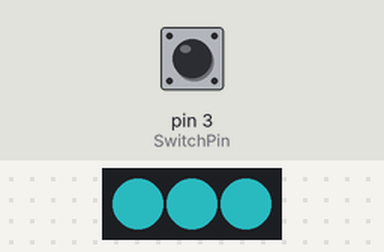
The sketch below on a simulated Arduino Nano, built with avr-gcc and run on an emulated ATmega328P. On the bench: 3 RGB LEDs in strip order, left to right. Inputs (shaded band) come from the test bench; at power-on: pin 3 (SwitchPin) HIGH. Dim RGB values are drawn brighter than linear; no radio packets arrive unless stated; what the sketch prints to the serial monitor is not drawn.

Above: at 1.2 s.
1.3 s: pin 3 (SwitchPin) pulled LOW for 3.2 s
At 1.7 s:
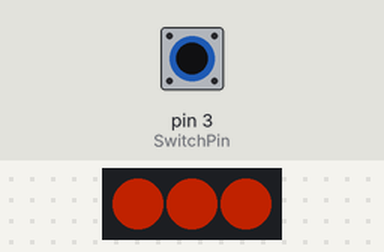
6.0 s: pin 3 (SwitchPin) pulled LOW for 0.15 s
At 6.6 s:
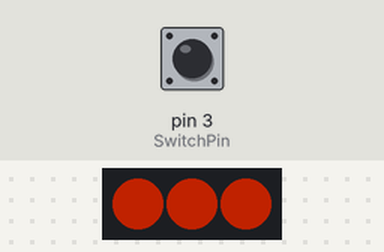
7.6 s: pin 3 (SwitchPin) pulled LOW for 1 s
At 8.9 s:
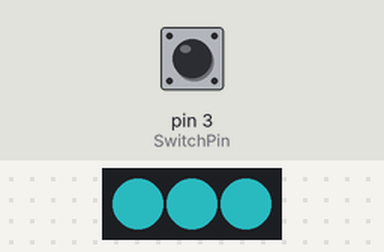
Timing chart, 0 to 10.6 s (numbered marks = the images above; inputs shaded):
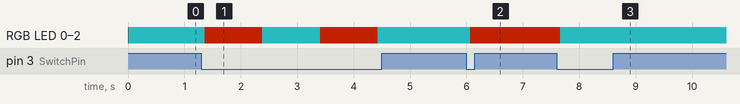

Measured:
- after the input at 1.3 s, RGB LED 0–2: alternates RGB(85, 15, 0) for 1.0 s and RGB(18, 82, 85) for 1.0 s, starting after 0.06 s
- after the input at 6.0 s, RGB LED 0–2: RGB(18, 82, 85) → RGB(85, 15, 0) after 0.06 s
- after the input at 7.6 s, RGB LED 0–2: RGB(85, 15, 0) → RGB(18, 82, 85) after 0.06 s

The sketch:

LK_sender.ino
```cpp
#include "nRF24L01.h" //NRF24L01 library created by TMRh20 https://github.com/TMRh20/RF24
#include "RF24.h"
#include "SPI.h"
#include "FastLED.h"

#define SwitchPin 3
#define helmPin 7
#define numHelmLeds 3

CRGB helmLeds[numHelmLeds];

int SentMessage[1] = {000}; // Used to store value before being sent through the NRF24L01

RF24 radio(9, 10); // NRF24L01 used SPI pins + Pin 9 and 10 on the NANO

const uint64_t pipe = 0xE6E6E6E6E6E6; // Needs to be the same for communicating between 2 NRF24L01

//colours
uint8_t blue[3] = {54, 245, 255};
uint8_t orange[3] = {255, 45, 0};
uint8_t noColour[3] = {0, 0, 0};

bool buttonColour = false;
long previousButtonPress = 0;

void setup(void)
{
    Serial.begin(9600);

    FastLED.addLeds<NEOPIXEL, helmPin>(helmLeds, numHelmLeds);
    FastLED.clear();
    FastLED.setBrightness(85);
    FastLED.show();

    pinMode(SwitchPin, INPUT_PULLUP); // input w/ pullups
    digitalWrite(SwitchPin, HIGH);    // Set Pin HIGH

    radio.begin();               // Start the NRF24L01
    radio.openWritingPipe(pipe); // Get NRF24L01 ready to transmit
}

void loop(void)
{

    if (digitalRead(SwitchPin) == LOW)
    { // If Switch is Activated
        SentMessage[0] = 111;
        Serial.write("1");
        radio.write(SentMessage, 1); // Send value through NRF24L01
        if (millis() >= previousButtonPress + 1000)
        {
            previousButtonPress = millis();
            buttonColour = !buttonColour;
        }
        delay(50); //debounce
    }
    if (buttonColour)
    {
        changeLeds(orange);
    }
    else
    {
        changeLeds(blue);
    }
}

void changeLeds(uint8_t colour[3])
{
    for (int i = 0; i < numHelmLeds; i++)
    {
        helmLeds[i].setRGB(colour[0], colour[1], colour[2]);
        FastLED.show();
    }
}
```
